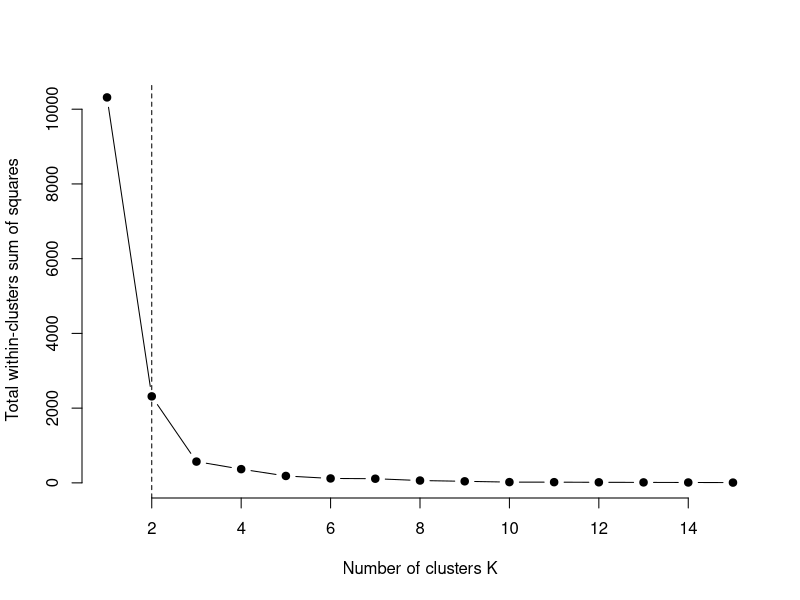

Write the R code that produced this figure. (Note: this script raises an error after producing the figure.)
install.packages("h2o")  ## Should already be installed
install.packages("cluster")  ## Should be installed by default
install.packages("fpc")  ## For density-based clustering
library(readr)
he1 <- data.frame(HairEyeColor)
he2 <- HairEyeColor
he2$sex <- NULL

set.seed(123)
# Compute and plot wss for k = 2 to k = 15
k.max <- 15 # Maximal number of clusters
wss <- sapply(1:k.max, 
              function(k){kmeans(he2, k, nstart=10 )$tot.withinss})
plot(1:k.max, wss,
     type="b", pch = 19, frame = FALSE, 
     xlab="Number of clusters K",
     ylab="Total within-clusters sum of squares")
abline(v = 2, lty =2)


(kmeans.result <- kmeans(he1, 3))
table(he1$Sex, kmeans.result$cluster)
plot(he1[c("Hair", "Eye")], col = kmeans.result$cluster)


library(reshape2)
barplot(he,col=Hair)
mm = melt(HairEyeColor)
mm <- within(mm, {
  color <- tolower(Hair)
  color <- ifelse(color == 'blond', 'yellow', color)
  color1 <- tolower(Eye)
  color1 <- ifelse(color1 == 'hazel', 'gold', color1)
  value <- value / 2
  value1 <- value
})

mm <- melt(mm, id.vars = -(4:5))
cols <- c(apply(mm[1:16, c('color','color1')], 1, c))

library(ggplot2)
ggplot(data = mm, aes(x = interaction(Hair, Eye), y = value, fill = interaction(variable, interaction(Hair, Eye)))) +
  geom_bar(stat = 'identity') + facet_grid(Sex ~ .) + 
  theme(legend.position = 'none') + 
  scale_fill_manual(values = cols)


library(fpc)
pamk.result <- pamk(HairEyeColor)
pamk.result$nc

## Let's check the clusters against the actual species
table(pamk.result$pamobject$clustering, he1$Sex)
layout(matrix(c(1,2),1,2))   ## 2 graphs per page
plot(pamk.result$pamobject)

layout(matrix(1))   ## change back to one graph per page



library(cluster)
pam.result <- pam(he1, 3)
table(pam.result$clustering, he1$Sex)
layout(matrix(c(1,2),1,2))   ## 2 graphs per page
plot(pam.result)
layout(matrix(1))   ## change back to one graph per page

########################### Hierarchical Clustering ##########################

## We will perform hierarchical clustering with hclust()
## We first draw a sample of 40 records from the iris data, so that the clustering plot will 
## not be overcrowded. Same as before, variable Species is removed from the data. After that, 
## we apply hierarchical clustering to the data.

idx <- sample(1:dim(he1)[1], 32)
hesample <- he1[idx,]
he1$Sex <- NULL
hc <- hclust(dist(hesample), method="ave")

plot(hc, hang = -1, labels=he1$Sex[idx])

## Let's cut the tree into 3 clusters
rect.hclust(hc, k=3)
groups <- cutree(hc, k=3)

## Similar to the above clustering of k-means, the cluster "setosa" can be easily separated from 
## the other two clusters, and clusters "versicolor" and "virginica" overlap slightly.

######################## Density-based Clustering #########################


install.packages("fpc")

library(fpc)
he3 <- HairEyeColor[-5]   ## Remove class
ds <- dbscan(he3, eps=0.32, MinPts=5)

## Let's compare the clusters with the original class labels
table(ds$cluster, he2$Sex)


## In the table, "1" to "3" in the first column are three identified clusters, while "0" stands 
## for noises or outliers, i.e., objects that are not assigned to any clusters. The noises are 
## shown as black circles in the plot below:
plot(ds, he3)

## Or let's display the clusters in a scatter plot using the first and fourth columns of the data.
plot(ds, he3[c(1,4)])

## Even better, let's use plotcluster.  Yeah!
plotcluster(he3, ds$cluster)

## Now let's get crazy and do some predicting!  The clustering model can be used to label new data, 
## based on the similarity between new data and the clusters. The following example draws a sample 
## of 10 objects from iris and adds small noises to them to make a new dataset for labeling. 
## The random noises are generated with a uniform distribution using function runif().

## Create a new dataset for labeling

set.seed(435)
idx <- sample(1:nrow(he1), 10)
newData <- he1[idx,-5]
newData <- newData + matrix(runif(10*4, min=0, max=0.2), nrow=10, ncol=4)


## Label new data

myPred <- predict(ds, he1, newData)

## Plot the result with new data as asterisks

plot(he1[c(1,4)], col=1+ds$cluster)
points(newData[c(1,4)], pch="*", col=1+myPred, cex=3)

## Check cluster labels

table(myPred, iris$Species[idx])
